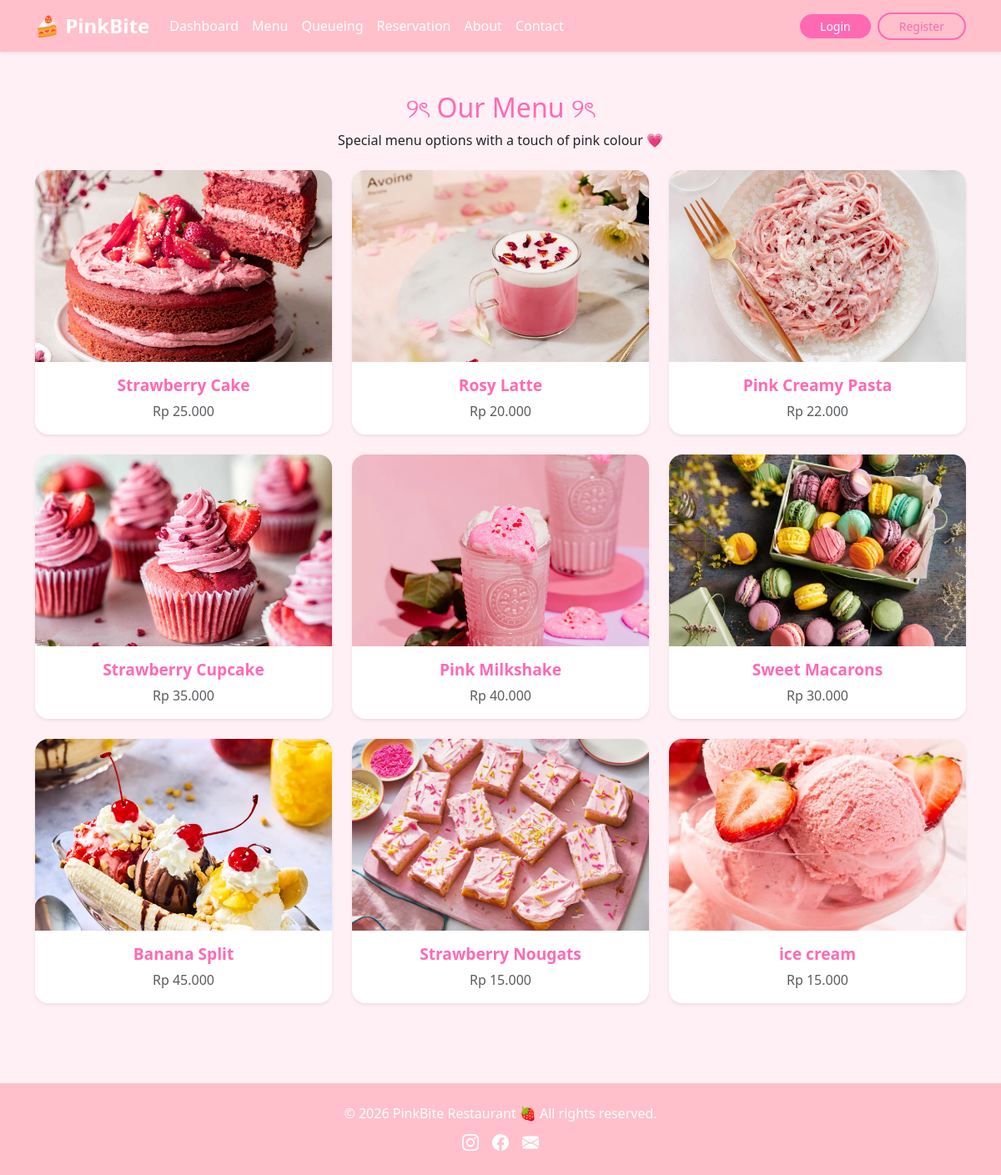
Page /menu.php on the committed database.
### tables this page shows
CREATE TABLE `menu` (
  `id` int(11) NOT NULL,
  `name` varchar(100) DEFAULT NULL,
  `price` int(11) DEFAULT NULL,
  `image` varchar(255) DEFAULT NULL
);

### menu.php (the view, shortened to what this page needs)
<?php
include 'header.php';
include 'config.php';
?>
<section class="py-5" style="background-color: #fff0f5;">
    <div class="container text-center">
        <h2 style="color: #ff69b4;" data-aos="fade-up">୨ৎ Our Menu ୨ৎ</h2>
        <p class="mb-4" data-aos="fade-up" data-aos-delay="100">
        Special menu options with a touch of pink colour 💗
        </p>
        <div class="row g-4">
            <?php
            $query = mysqli_query($conn, "SELECT * FROM menu");
            while ($row = mysqli_fetch_assoc($query)) {
            ?>
                <div class="col-md-4 col-sm-6" data-aos="zoom-in">
                    <div class="card border-0 shadow-sm h-100 rounded-4">
                        <img src="<?= $row['image'] ?>" class="card-img-top rounded-top-4" alt="<?= $row['name'] ?>" style="height: 230px; object-fit: cover;">
                        <div class="card-body">
                            <h5 class="card-title text-pink fw-bold"><?= $row['name'] ?></h5>
                            <p class="card-text text-muted">Rp <?= number_format($row['price'], 0, ',', '.') ?></p>
                        </div>
                    </div>
                </div>
            <?php } ?>
        </div>
    </div>
</section>
<?php include 'footer.php'; ?>

### header.php (shortened to what this page needs)
<!DOCTYPE html>
<html lang="en">
<head>
    <link href="https://cdn.jsdelivr.net/npm/bootstrap@5.3.0/dist/css/bootstrap.min.css" rel="stylesheet" />
    <link href="https://unpkg.com/aos@2.3.1/dist/aos.css" rel="stylesheet" />
    <link rel="stylesheet" href="https://cdn.jsdelivr.net/npm/bootstrap-icons@1.10.5/font/bootstrap-icons.css" />
    <link rel="stylesheet" href="https://cdnjs.cloudflare.com/ajax/libs/font-awesome/6.4.2/css/all.min.css">
</head>
<body>
    <nav class="navbar navbar-expand-lg navbar-light shadow-sm" style="background-color: #ffc0cb;">
        <div class="container">
            <a class="navbar-brand fw-bold text-white" href="#">🍰 PinkBite</a>
            <div class="collapse navbar-collapse" id="navbarNav">
                <ul class="navbar-nav me-auto mb-2 mb-lg-0">
                    <li class="nav-item">
                        <a class="nav-link text-white"
                            href="<?php
                                    if (isset($_SESSION['user_id']) && $_SESSION['role'] === 'customer') {
                                        echo 'customer_dashboard.php';
                                    } else {
                                        echo 'index.php';
                                    }
                                    ?>">
                            Dashboard
                        </a>
                    </li>
                    <li class="nav-item">
                        <a class="nav-link text-white" href="menu.php">Menu</a>
                    </li>
                    <li class="nav-item">
                        <a class="nav-link text-white" href="queueing.php">Queueing</a>
                    </li>
                    <li class="nav-item">
                        <a class="nav-link text-white" href="reservation.php">Reservation</a>
                    </li>
                    <li class="nav-item">
                        <a class="nav-link text-white" href="about.php">About</a>
                    </li>
                    <li class="nav-item">
                        <a class="nav-link text-white" href="contact.php">Contact</a>
                    </li>
                </ul>
                <div class="d-flex align-items-center gap-2">
                    <?php if (isset($_SESSION['customer_id']) || isset($_SESSION['admin_logged_in'])): ?>
                        <a href="logout.php" class="btn btn-pink btn-sm rounded-pill px-4">
                            Logout
                        </a>
                    <?php else: ?>
                        <a href="login.php" class="btn btn-pink btn-sm rounded-pill px-4">
                            Login
                        </a>
                        <a href="register.php" class="btn btn-outline-pink btn-sm rounded-pill px-4">
                            Register
                        </a>
                    <?php endif; ?>
                </div>
            </div>
        </div>
    </nav>

### footer.php
<footer class="text-center mt-5 py-4" style="background-color:#ffc0cb; color:white;">
    <div class="container">
        <p class="mb-2">&copy; <?= date("Y") ?> PinkBite Restaurant 🍓 All rights reserved.</p>
        <div class="d-flex justify-content-center gap-3">
            <a href="#" class="text-white fs-5"><i class="bi bi-instagram"></i></a>
            <a href="#" class="text-white fs-5"><i class="bi bi-facebook"></i></a>
            <a href="mailto:contact@pinkbite.com" class="text-white fs-5"><i class="bi bi-envelope-fill"></i></a>
        </div>
    </div>
</footer>

### header.php (style rules this page uses)
body { background-color: #fff0f5; font-family: 'Segoe UI', Tahoma, Geneva, Verdana, sans-serif; }
.navbar { background-color: #ffc0cb; }
.navbar-brand { color: white; font-weight: bold; font-size: 24px; }
.nav-link { color: white !important; }
.text-pink { color: #ff69b4; }
.card-title { font-size: 1.2rem; }
.btn-pink { background-color: #ff69b4; color: white; border: none; font-weight: 500; transition: 0.3s; }
.btn-outline-pink { background-color: transparent; border: 2px solid #ff69b4; color: #ff69b4; font-weight: 500; transition: 0.3s; }

### rows in the picture
menu: image (picture), name "Strawberry Cake", price "25.000"
menu: image (picture), name "Rosy Latte", price "20.000"
menu: image (picture), name "Pink Creamy Pasta", price "22.000"
menu: image (picture), name "Strawberry Cupcake", price "35.000"
menu: image (picture), name "Pink Milkshake", price "40.000"
menu: image (picture), name "Sweet Macarons", price "30.000"
menu: image (picture), name "Banana Split", price "45.000"
menu: image (picture), name "Strawberry Nougats", price "15.000"
menu: image (picture), name "ice cream", price "15.000"
